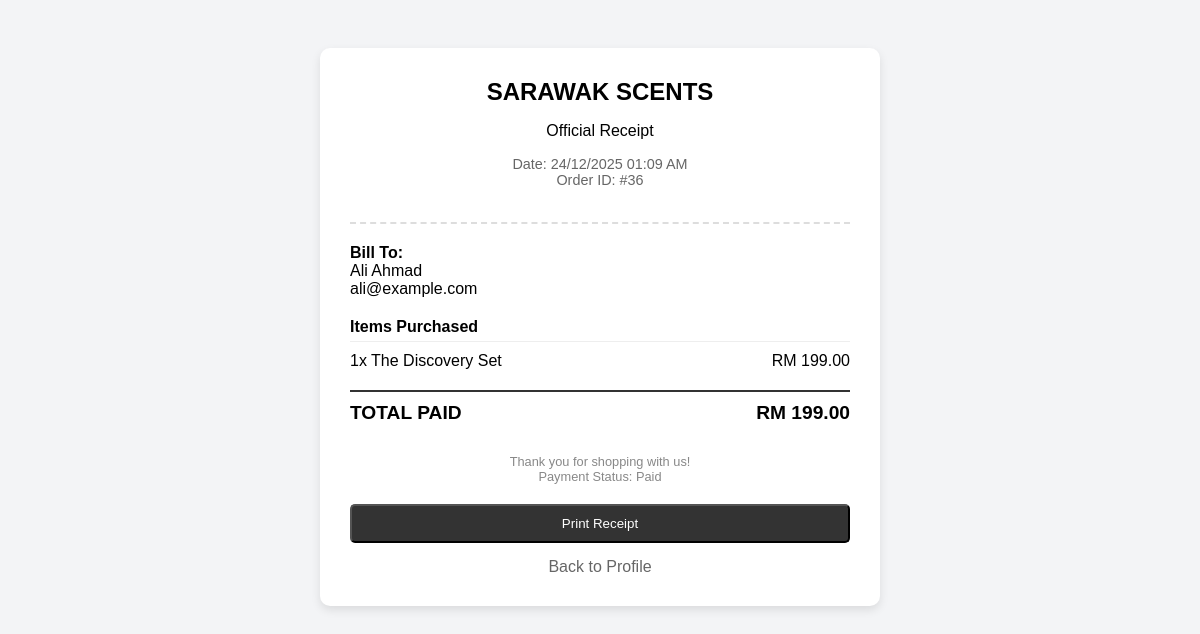
The app's page /receipt.php?order_id=36 (signed in) with its own data.
### tables this page shows
CREATE TABLE orders (
    order_id INT AUTO_INCREMENT PRIMARY KEY,
    user_id INT NOT NULL,
    total_amount DECIMAL(10,2) NOT NULL,
    order_date TIMESTAMP DEFAULT CURRENT_TIMESTAMP,
    status ENUM('Pending', 'Paid', 'Shipped', 'Cancelled') DEFAULT 'Paid',
    FOREIGN KEY (user_id) REFERENCES users(user_id)
);

CREATE TABLE users (
    user_id INT AUTO_INCREMENT PRIMARY KEY,
    full_name VARCHAR(100) NOT NULL,
    email VARCHAR(100) NOT NULL UNIQUE,
    password VARCHAR(255) NOT NULL, 
    phone_number VARCHAR(20),
    role ENUM('member', 'admin') DEFAULT 'member',
    address TEXT,
    created_at TIMESTAMP DEFAULT CURRENT_TIMESTAMP
);

CREATE TABLE order_items (
    order_item_id INT AUTO_INCREMENT PRIMARY KEY,
    order_id INT NOT NULL,
    product_id INT NOT NULL,
    quantity INT NOT NULL,
    price DECIMAL(10,2) NOT NULL,
    FOREIGN KEY (order_id) REFERENCES orders(order_id),
    FOREIGN KEY (product_id) REFERENCES products(product_id)
);

CREATE TABLE products (
    product_id INT AUTO_INCREMENT PRIMARY KEY,
    name VARCHAR(100) NOT NULL,
    description TEXT,
    price DECIMAL(10,2) NOT NULL,
    image VARCHAR(255), 
    category_id INT,
    is_active TINYINT(1) DEFAULT 1,  
    created_at TIMESTAMP DEFAULT CURRENT_TIMESTAMP,
    FOREIGN KEY (category_id) REFERENCES categories(category_id)
);

### receipt.php (the view, shortened to what this page needs)
<?php
include 'includes/db_connect.php';
$order_id = isset($_GET['order_id']) ? intval($_GET['order_id']) : 0;
$user_id = $_SESSION['user_id'];
$sql = "SELECT o.*, u.full_name, u.email, u.address
        FROM orders o
        JOIN users u ON o.user_id = u.user_id
        WHERE o.order_id = $order_id AND o.user_id = $user_id";
$order_res = mysqli_query($conn, $sql);
$order = mysqli_fetch_assoc($order_res);
$items_res = mysqli_query($conn, "SELECT oi.*, p.name FROM order_items oi JOIN products p ON oi.product_id = p.product_id WHERE oi.order_id = $order_id");
?>
<!DOCTYPE html>
<html>
<head>
</head>
<body>
    <div class="receipt">
        <div class="header">
            <h2 style="margin:0;">SARAWAK SCENTS</h2>
            <p>Official Receipt</p>
            <p style="font-size: 0.9rem; color: #666;">
                Date: <?php echo date('d/m/Y h:i A', strtotime($order['order_date'])); ?><br>
                Order ID: #<?php echo $order_id; ?>
            </p>
        </div>
        <div style="margin-bottom: 20px;">
            <strong>Bill To:</strong><br>
            <?php echo htmlspecialchars($order['full_name']); ?><br>
            <?php echo htmlspecialchars($order['email']); ?>
        </div>
        <div style="font-weight: bold; margin-bottom: 10px; border-bottom: 1px solid #eee; padding-bottom: 5px;">Items Purchased</div>
        <?php while($item = mysqli_fetch_assoc($items_res)): ?>
        <div class="item">
            <span><?php echo $item['quantity']; ?>x <?php echo htmlspecialchars($item['name']); ?></span>
            <span>RM <?php echo number_format($item['price'] * $item['quantity'], 2); ?></span>
        </div>
        <?php endwhile; ?>
        <div class="total">
            <span>TOTAL PAID</span>
            <span>RM <?php echo number_format($order['total_amount'], 2); ?></span>
        </div>
        <div style="text-align: center; margin-top: 30px; font-size: 0.8rem; color: #888;">
            Thank you for shopping with us!<br>
            Payment Status: <?php echo $order['status']; ?>
        </div>
        <button onclick="window.print()" class="print-btn no-print">Print Receipt</button>
        <a href="profile.php" class="no-print" style="display:block; text-align:center; margin-top:15px; color:#666; text-decoration:none;">
            Back to Profile
        </a>
    </div>
</body>
</html>

### receipt.php (style rules this page uses)
body { font-family: sans-serif; background: #f3f4f6; padding: 40px; }
.receipt { max-width: 500px; margin: 0 auto; background: white; padding: 30px; border-radius: 10px; box-shadow: 0 4px 10px rgba(0,0,0,0.1); }
.header { text-align: center; border-bottom: 2px dashed #ddd; padding-bottom: 20px; margin-bottom: 20px; }
.item { display: flex; justify-content: space-between; margin-bottom: 10px; }
.total { border-top: 2px solid #333; margin-top: 20px; padding-top: 10px; font-weight: bold; font-size: 1.2rem; display: flex; justify-content: space-between; }
.print-btn { display: block; width: 100%; padding: 10px; background: #333; color: white; text-align: center; text-decoration: none; margin-top: 20px; border-radius: 5px; cursor: pointer; }

### records on screen
orders: order_date "24/12/2025 01:09 AM", user.full_name "Ali Ahmad", user.email "ali@example.com", total_amount "199.00", status "Paid"
order_items: quantity "1", product.name "The Discovery Set", $item['price']*$item['quantity'] "199.00"

### other values on screen
$order_id "36"
